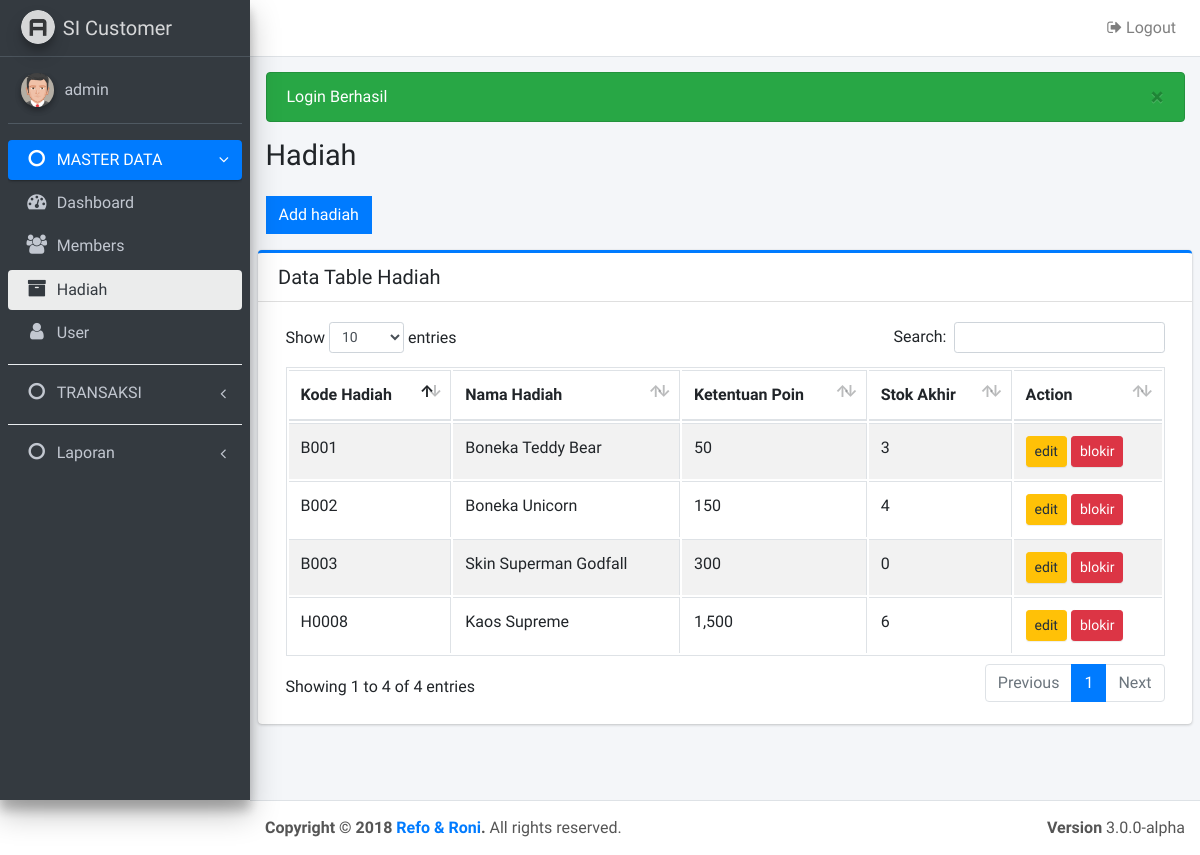
/hadiah.php (signed in), run on an earlier commit of the app's database.
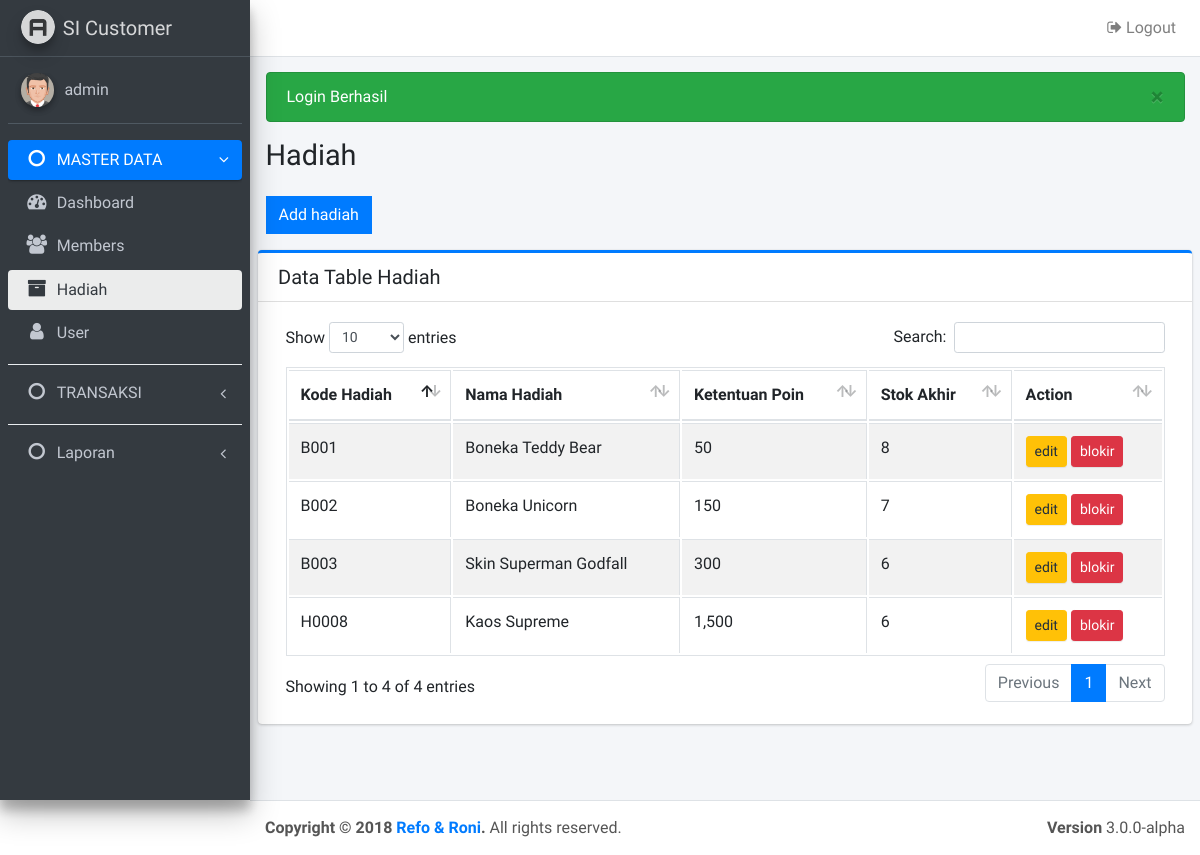
And on a later commit of the database.
### tables this page shows
CREATE TABLE `hadiah` (
  `kd_hadiah` varchar(10) NOT NULL,
  `nama_hadiah` varchar(200) NOT NULL,
  `ketentuan_poin` int(11) NOT NULL,
  `stok` int(11) NOT NULL,
  `stat` int(11) NOT NULL
);

### hadiah.php (the view, shortened to what this page needs)
<?php
include "config/koneksi.php";
require_once 'layout/header.php';
require_once 'layout/navbar.php';
require_once 'layout/sidebar.php';
?>
<section class="content">
  	<div class="col-md-6">
      	<a data-toggle="collapse" href="#collapseMember" class="btn btn-flat btn-primary"><?= (!isset($_GET['kd']) ? 'Add hadiah' : 'Edit hadiah') ?></a>
  	</div>
</section>
<section class="content">
 <div class="card card-primary card-outline">
    <div class="card-header">
      <h3 class="card-title">Data Table Hadiah</h3>
    </div>
    <div class="card-body">
      <table id="example1" class="table table-bordered table-striped">
        <thead>
            <tr>
              <th>Kode Hadiah</th>
              <th>Nama Hadiah </th>
              <th>Ketentuan Poin</th>
              <th>Stok Akhir</th>
              <th>Action</th>
            </tr>
        </thead>
        <tbody>
        	<?php $sql = $db->query("SELECT * FROM hadiah WHERE stat = 1");
        	foreach($sql as $row){ ?>
            <tr>
              <td><?= $row['kd_hadiah'] ?></td>
              <td><?= ucwords($row['nama_hadiah']) ?></td>
              <td><?= number_format($row['ketentuan_poin']) ?></td>
              <td><?= $row['stok'] ?></td>
              <td>
              	<a href="hadiah.php?kd=<?= $row['kd_hadiah'] ?>" class="btn btn-warning btn-sm">
              		edit
              	</a>
			  	<a href="proses/delete.php?to=hadiah&kd=<?= $row['kd_hadiah'] ?>" class="btn btn-danger btn-sm" onclick="return confirm('Yakin akan menghapus hadiah?')">
			  		blokir
			  	</a>
              </td>
            </tr>
        	<?php } ?>
      </table>
    </div>
  </div>
</section>
<?php require_once('layout/footer.php') ?>

What changed in the data, as far as the page shows it:
changed hadiah "Boneka Teddy Bear": stok "3" → "8"
changed hadiah "Boneka Unicorn": stok "4" → "7"
changed hadiah "Skin Superman Godfall": stok "0" → "6"
